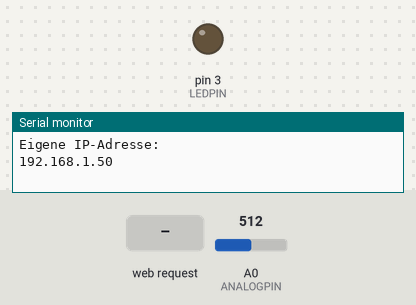
Recording of a sketch running on a simulated Arduino Uno, built for the host (arithmetic inside an expression is 32-bit, double 64-bit). On the bench: output pins drawn as LEDs (lit = HIGH), the last lines printed to the serial monitor. The test bench sets the inputs (shaded band); at power-on: A0 (ANALOGPIN) = 512. WiFi joins after 1.5 s; servers stay silent unless stated.

Above: at 5.8 s.
5.9 s: HTTP request GET /ein received
At 6.4 s:
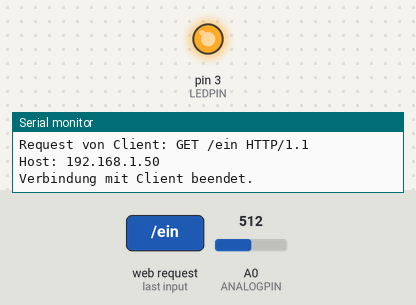
7.4 s: HTTP request GET /aus received
At 8.8 s:
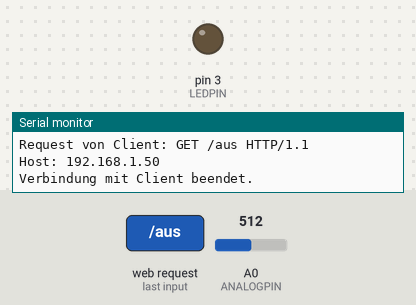
Timing chart, 0 to 10.4 s (numbered marks = the images above; inputs shaded):
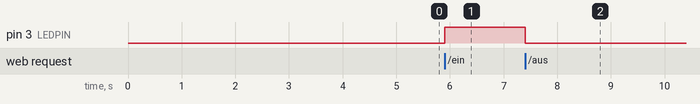

The sketch:

K16_2_1_Web_Ethernet.ino
```cpp
#define LEDPIN 3
#define ANALOGPIN A0

#include "SPI.h"
#include "Ethernet.h"

byte MAC[] = {0x00, 0x08, 0xDC, 0x12, 0x34, 0x56};

EthernetServer Server(80);
EthernetClient Client;
String Request;

void setup()
{
  pinMode(LEDPIN, OUTPUT);
  Serial.begin(115200);
  delay(100);
  Serial.println("Eigene IP-Adresse: ");
  Ethernet.begin(MAC);
  delay(3000);
  Serial.println(Ethernet.localIP());

  Server.begin();
}

void loop()
{
  Client = Server.available();

  if (Client)
  {
    Serial.println("Neuer Client");
    boolean leereZeile = true;

    while (Client.connected())
    {
      if (Client.available())
      {
        char c = Client.read();
        if (Request.length() < 100)
          Request += c;

        if (c == '\n' && leereZeile)
        {
          Serial.print("Request von Client: ");
          Serial.println(Request);
          if(Request.indexOf("ein")>0)
            digitalWrite(LEDPIN,HIGH);

          if(Request.indexOf("aus")>0)
            digitalWrite(LEDPIN,LOW);

           // HTTP Header 200 an den Browser schicken
          Client.println("HTTP/1.1 200 OK");
          Client.println("Content-Type: text/html");
          Client.println("Connection: close"); // Verbindung wird nach Antwort beendet
          Client.println("Refresh: 2"); // Seite alle 25 Sekunden neu abfragen
          Client.println();
          // Ab hier berginnt der HTML-Code, der an den Browser geschickt wird
          Client.println("<!DOCTYPE HTML>");
          Client.println("<html>");
          Client.print("Analogwert: ");
          Client.print(analogRead(ANALOGPIN));
          Client.println("<br><br>");
          Client.println("<a href='?ein'>LED einschalten</a>");
          Client.println("<br><br>");
          Client.println("<a href='?aus'>LED ausschalten</a>");
          Client.println("</html>");

          Request = "";
          break;
        }

        if (c == '\n')
          leereZeile = true;
        else if (c != '\r')
            leereZeile = false;
      }
    }

    delay(1);
    Client.stop();
    Serial.println("Verbindung mit Client beendet.");
    Serial.println("");
  }

  Ethernet.maintain();
}
```

Measured:
- after the input at 5.9 s, pin 3 (LEDPIN): LOW → HIGH at once
- after the input at 7.4 s, pin 3 (LEDPIN): HIGH → LOW at once
